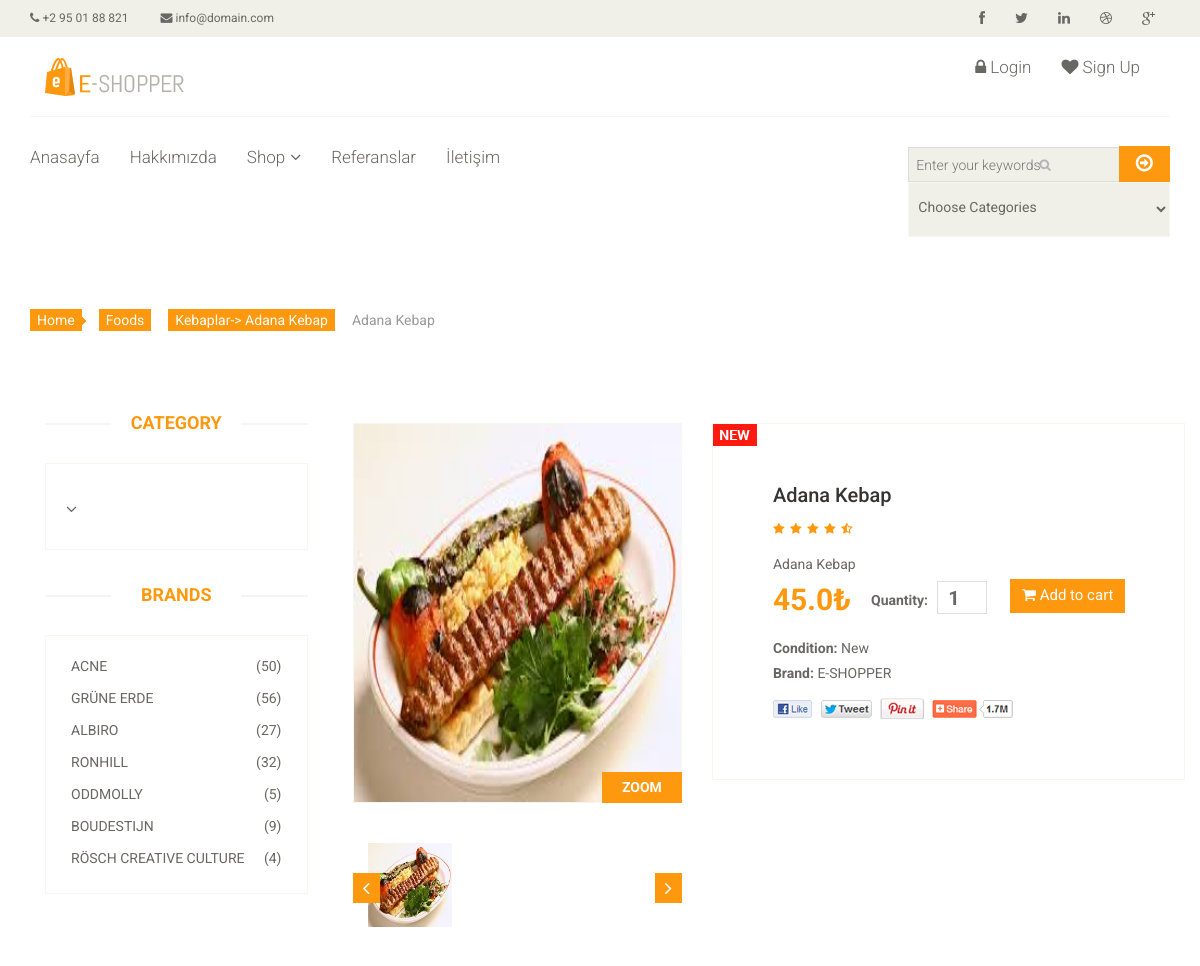
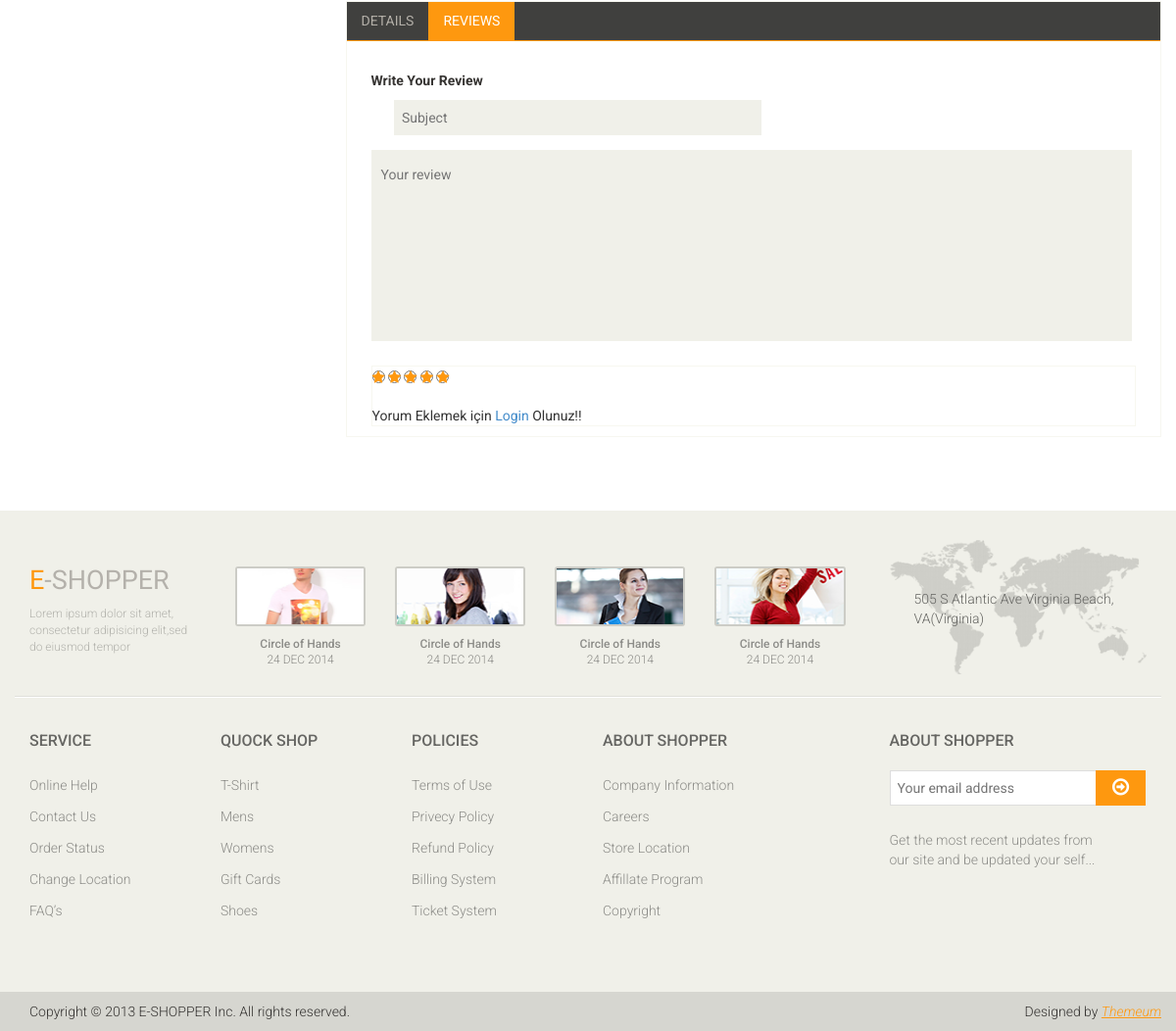
Page /food/11/Margarita-Pizza/ on the committed database (2 pictures, top to bottom).
### food/models.py (models this page shows, shortened)
class Food(models.Model):
    STATUS = (
        ('True', 'Evet'),
        ('False', 'Hayır'),
    )
    category = models.ForeignKey(Category, on_delete=models.CASCADE) #relation with Category table
    title = models.CharField(max_length=150)
    keywords = models.CharField(max_length=255, blank=True)
    description = models.CharField(max_length=255, blank=True)
    image = models.ImageField(blank=True, upload_to='images/')
    price = models.FloatField()
    amount = models.IntegerField()
    detail = RichTextUploadingField()
    slug = models.SlugField(null=False, unique=True)
    status = models.CharField(max_length=10, choices=STATUS)
    create_at = models.DateTimeField(auto_now_add=True)
    update_at = models.DateTimeField(auto_now=True)
    def image_tag(self):
        return mark_safe('<img src="{}" height="50"/>'.format(self.image.url))
    image_tag.short_description = 'Image'

class Category(MPTTModel):
    STATUS = (
        ('True', 'Evet'),
        ('False', 'Hayır'),
    )
    title = models.CharField(max_length=100, unique=True)
    keywords = models.CharField(max_length=255, blank=True)
    description = models.CharField(max_length=255, blank=True)
    image = models.ImageField(blank=True, upload_to='images/')
    status = models.CharField(max_length=10, choices=STATUS)
    slug = models.SlugField(null=False, unique=True)
    parent = TreeForeignKey('self', blank=True, null=True, related_name='children', on_delete=models.CASCADE)
    create_at = models.DateTimeField(auto_now_add=True)
    update_at = models.DateTimeField(auto_now=True)
    def __str__(self):
        full_path = [self.title]
        k = self.parent
        while k is not None:
            full_path.append(k.title)
            k = k.parent
        return '-> '.join(full_path[::-1])
    class MPTTMeta:
        order_insertion_by = ['title']
    def image_tag(self):
        return mark_safe('<img src="{}" height="50"/>'.format(self.image.url))
    image_tag.short_description = 'Image'

### home/views.py (the view)
# urls.py: path('food/<int:id>/<slug:slug>/', views.product_detail, name='product_detail'),
def product_detail(request,id,slug):
    category = Category.objects.all()
    product = Food.objects.get(pk=id)
    images = Images.objects.filter(food_id=id)
    comments = Comment.objects.filter(food_id=id,status='True')
    context = {'product': product,
               'comments': comments,
               'category': category,
               'images': images,
               }
    return render(request,'product_detail.html',context)

### home/templates/product_detail.html (shortened to what this page needs)
{% extends "homebase.html" %}
{% block content %}
    <div id="contact-page" class="container">
        <div class="bg">
            <div class="row">
                <div class="col-sm-12">
                    <div id="gmap" class="contact-map">
                        <div class="breadcrumbs">
                            <ol class="breadcrumb">
                                <li><a href="#">Home</a></li>
                                <li><a href="#">Foods</a></li>
                                <li><a href="/category/{{ product.category_id }}/{{ product.category.slug }}">{{ product.category }}</a></li>
                                <li class="active">{{ product.title }}</li>
                            </ol>
                        </div>
                        {% load static %}
                        <section>
                            <div class="container">
                                <div class="row">
                                    <div class="col-sm-3">
                                        <div class="left-sidebar">
                                            <h2>Category</h2>
                                            <div class="panel-group category-products" id="accordian">
                                                <div class="row">
                                                    <div class="col-sm-9">
                                                        <div class="mainmenu pull-left">
                                                            {% load mptt_tags %}
                                                            <ul class="nav navbar-nav collapse navbar-collapse">
                                                                {% recursetree category %}
                                                                    <br><li   {% if not node.is_leaf_node %} class="dropdown" aria-expanded="true" {% endif %}><a href="/category/{{ node.id }}/{{ node.slug }}">{{ node.title }}{% if not node.is_leaf_node %}<i class="fa fa-angle-down"></i>{% endif %}</a>
                                                                </li>
                                                                {% endrecursetree %}
                                                            </ul>
                                                        </div>
                                                    </div>
                                                </div>
                                            </div>
                                            <div class="brands_products">
                                                <h2>Brands</h2>
                                                <div class="brands-name">
                                                    <ul class="nav nav-pills nav-stacked">
                                                        <li><a href=""> <span class="pull-right">(50)</span>Acne</a></li>
                                                        <li><a href=""> <span class="pull-right">(56)</span>Grüne Erde</a></li>
                                                        <li><a href=""> <span class="pull-right">(27)</span>Albiro</a></li>
                                                        <li><a href=""> <span class="pull-right">(32)</span>Ronhill</a></li>
                                                        <li><a href=""> <span class="pull-right">(5)</span>Oddmolly</a></li>
                                                        <li><a href=""> <span class="pull-right">(9)</span>Boudestijn</a></li>
                                                        <li><a href=""> <span class="pull-right">(4)</span>Rösch creative culture</a></li>
                                                    </ul>
                                                </div>
                                            </div>
                                        </div>
                                    </div>
                                    <div class="col-sm-9 padding-right">
                                        <div class="product-details">
                                            <div class="col-sm-5">
                                                <div class="view-product">
                                                    <img src="{{ product.image.url }}"  alt="" />
                                                    <h3>ZOOM</h3>
                                                </div>
                                                <div id="similar-product" class="carousel slide" data-ride="carousel">
                                                    <div class="carousel-inner">
                                                        <div class="item active">
                                                            <a href=""><img src="{{ product.image.url }}"  style="height: 84px" width="84px" alt=""></a>
                                                        </div>
                                                    </div>
                                                    <a class="left item-control" href="#similar-product" data-slide="prev">
                                                        <i class="fa fa-angle-left"></i>
                                                    </a>
                                                    <a class="right item-control" href="#similar-product" data-slide="next">
                                                        <i class="fa fa-angle-right"></i>
                                                    </a>
                                                </div>
                                            </div>
                                            <div class="col-sm-7">
                                                <div class="product-information">
                                                    <img src="{% static 'images/product-details/new.jpg' %}" class="newarrival" alt="" />
                                                    <h2>{{ product.title }}</h2>
                                                    <img src="{% static 'images/product-details/rating.png' %}" alt="" />
                                                    <span>
                                                        <p>{{ product.description }}</p>
									<span>{{ product.price }}₺</span>
									<label>Quantity:</label>
									<input type="number" class="input" min="0" max="{{ product.amount }}" value="1" />
									<button type="button" class="btn btn-fefault cart">
										<i class="fa fa-shopping-cart"></i>
										Add to cart
									</button>
								</span>
                                                    <p><b>Condition:</b> New</p>
                                                    <p><b>Brand:</b> E-SHOPPER</p>
                                                    <a href=""><img src="{% static 'images/product-details/share.png' %}" class="share img-responsive"  alt="" /></a>
                                                </div>
                                            </div>
                                        </div>
                                        <div class="category-tab shop-details-tab">
                                            <div class="col-sm-12">
                                                <ul class="nav nav-tabs">
                                                    <li><a href="#details" data-toggle="tab">Details</a></li>
                                                    <li class="active"><a href="#reviews" data-toggle="tab">Reviews</a></li>
                                                </ul>
                                            </div>
                                            <div class="tab-content">
                                                <div class="tab-pane fade active in" id="reviews" >
                                                    <div class="col-sm-12">
                                                        <p><b>Write Your Review</b></p>
                                                        <form action="/food/addcomment/{{ product.id }}" method="post">
                                                            <span>
											<input type="text" class="input" name="subject" id="id_subject" placeholder="Subject"/>
										</span>
                                                            <textarea name="comment" class="input" id="id_comment" placeholder="Your review" ></textarea>
                                                            <div class="rating-area">
                                                                <div class="ratings">
                                                                    <input type="radio"  class="fa fa-star color" id="star5" name="rate" value="5" /><label for="star5"></label>
                                                                    <input type="radio" class="fa fa-star color" id="star4" name="rate" value="4" /><label for="star4"></label>
                                                                    <input type="radio" class="fa fa-star color" id="star3" name="rate" value="3" /><label for="star3"></label>
                                                                    <input type="radio" class="fa fa-star color" id="star2" name="rate" value="2" /><label for="star2"></label>
                                                                    <input type="radio" class="fa fa-star color" id="star1" name="rate" value="1" /><label for="star1"></label>
                                                                </div><br><br>
                                                                {% if user.id is not None %}
                                                                    <button class="btn btn-default pull-right">
                                                                        Submit
                                                                    </button>
                                                                {% else %}
                                                                    Yorum Eklemek için <a href="/login">Login</a>  Olunuz!!
                                                                {% endif %}
                                                        </form>
                                                    </div>
                                                </div>
                                            </div>
                                        </div>
                                    </div>
                                </div>
                            </div>
                        </section>
                    </div>
                </div>
            </div>
        </div>
    </div>
{% endblock %}

### rows in the picture
Food: category "Kebaplar-> Adana Kebap", title "Adana Kebap", image (picture), description "Adana Kebap", price "45.0"
